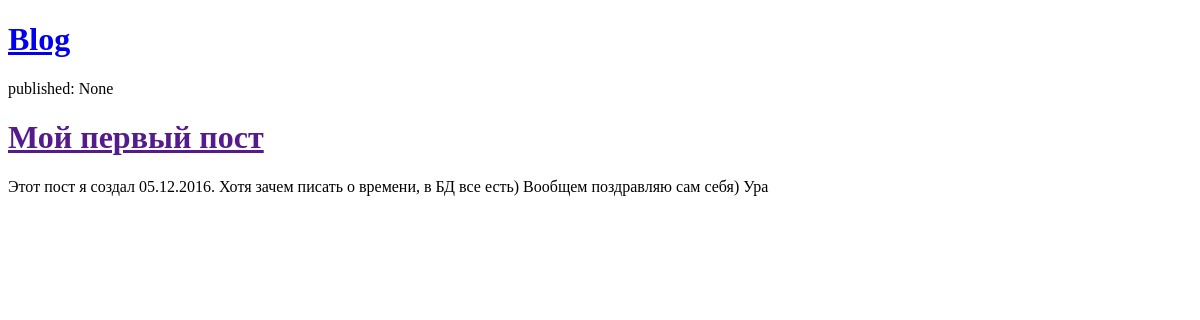
Before: / with the older database file.
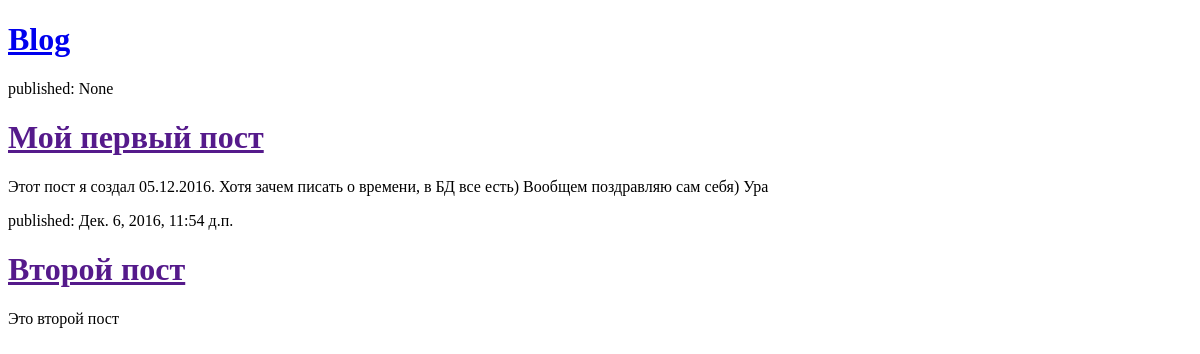
After: the same page with the newer database file.
### blog/models.py (models this page shows, shortened)
class Post(models.Model):
    author = models.ForeignKey('auth.User')
    title = models.CharField(max_length=200)
    text = models.TextField()
    created_date = models.DateTimeField(
            default=timezone.now)
    published_date = models.DateTimeField(
            blank=True, null=True)

### blog/views.py (the view)
# urls.py: url(r'^$', views.post_list, name='post_list'),
def post_list(request):
    posts = Post.objects.all()
    return render(request, 'blog/post_list.html', {'posts': posts})

### blog/templates/blog/post_list.html (shortened to what this page needs)
<!DOCTYPE html>
<html lang="en">
<head>
</head>
<body>
    <div>
        <h1><a href="/">Blog</a></h1>
    </div>
    {% for post in posts %}
        <div>
            <p>published: {{ post.published_date }}</p>
            <h1><a href="">{{ post.title }}</a></h1>
            <p>{{ post.text|linebreaksbr }}</p>
        </div>
    {% endfor %}
</body>
</html>

Changed rows visible on the page:
added Post: published_date "Дек. 6, 2016, 11:54 д.п.", title "Второй пост", text "Это второй пост"
